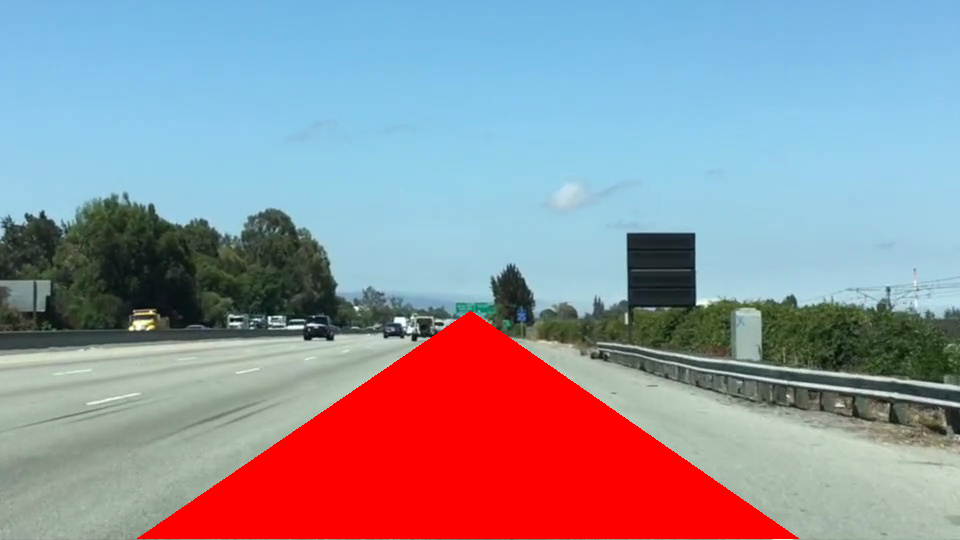

This figure's Python source:
import matplotlib.pyplot as plt
import matplotlib.image as mpimg
import numpy as np

# Read in the image and print some stats
image = mpimg.imread('Color_Selection_Test_Input.jpg')
print('This image is: ', type(image), 'with dimensions:', image.shape)

# Pull out the x and y sizes and make a copy of the image
ysize = image.shape[0]
xsize = image.shape[1]
region_select = np.copy(image)

# Define a triangle region of interest
# Keep in mind the origin (x=0, y=0) is in the upper left in image processing
# Note: if you run this code, you'll find these are not sensible values!!
# But you'll get a chance to play with them soon in a quiz
left_bottom = [135, 539]
right_bottom = [800, 539]
apex = [470, 310]

# Fit lines (y=Ax+B) to identify the  3 sided region of interest
# np.polyfit() returns the coefficients [A, B] of the fit
fit_left = np.polyfit((left_bottom[0], apex[0]), (left_bottom[1], apex[1]), 1)
fit_right = np.polyfit((right_bottom[0], apex[0]), (right_bottom[1], apex[1]), 1)
fit_bottom = np.polyfit((left_bottom[0], right_bottom[0]), (left_bottom[1], right_bottom[1]), 1)

# Find the region inside the lines
XX, YY = np.meshgrid(np.arange(0, xsize), np.arange(0, ysize))
region_thresholds = (YY > (XX*fit_left[0] + fit_left[1])) & \
                    (YY > (XX*fit_right[0] + fit_right[1])) & \
                    (YY < (XX*fit_bottom[0] + fit_bottom[1]))

# Color pixels red which are inside the region of interest
region_select[region_thresholds] = [255, 0, 0]

# Display the image
plt.imshow(region_select)
plt.imsave('02_Region_of_Interest_Mask.png', region_select)
plt.show()
